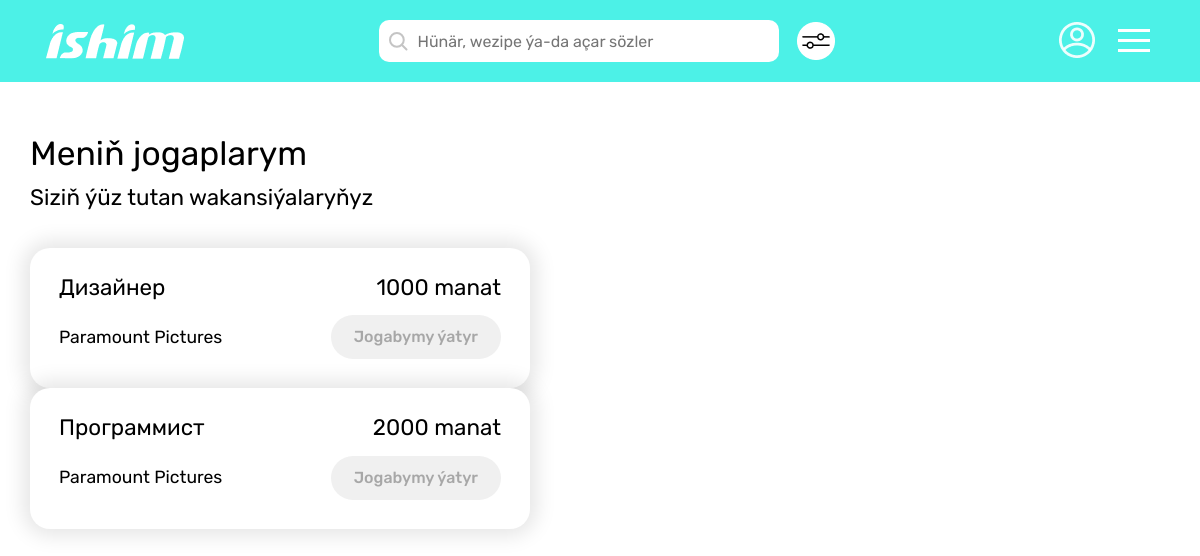
Screenshot of /tm/employee/my-responses (signed in) with the database file from the repository.
### employee/models.py (models this page shows)
class Response(models.Model):
    vacancy = models.ForeignKey(Vacancy, on_delete=models.CASCADE)
    employee = models.ForeignKey(Employee, on_delete=models.CASCADE)
    creation_date = models.DateTimeField(auto_now_add=True)

### vacancy/models.py (models this page shows, shortened)
class Vacancy(models.Model):
    creator = models.ForeignKey(User, on_delete=models.CASCADE)
    position = models.CharField(max_length=65)
    sphere = models.CharField(max_length=100)
    min_salary = models.IntegerField(default=0)
    max_salary = models.IntegerField()
    registration = models.CharField(max_length=100, default='не имеет значения')
    experience = models.CharField(max_length=65)
    min_age = models.IntegerField()
    max_age = models.IntegerField()
    sex = models.CharField(max_length=65, default='не имеет значения')
    education = models.CharField(max_length=65)
    responsibilities = models.TextField()
    work_terms = models.TextField()
    busyness = models.CharField(max_length=65, default='')
    work_graph = models.CharField(max_length=65)
    payment = models.TextField(default='')
    views = models.IntegerField(default=0)
    creation_date = models.DateTimeField(auto_now_add=True)
    class Meta:
        verbose_name_plural = "Vacancies"

### hirer/models.py (models this page shows, shortened)
class Hirer(models.Model):
    user = models.OneToOneField(User, on_delete=models.CASCADE, null=True, blank=True)
    company_name = models.CharField(max_length=65)
    sphere = models.CharField(max_length=100)
    phone_num = PhoneNumberField()
    city = models.CharField(max_length=65)
    creation_date = models.DateTimeField(auto_now_add=True)

### employee/tm_views.py (the view)
# urls.py: path('my-responses', tm_views.my_responses, name='my-responses-tm'),
@employee_required
@login_required
def my_responses(request):
    responses = Response.objects.filter(employee=request.user.employee)
    context = {
        'responses': responses,
    }
    return render(request, 'tm_employee/my_responses.html', context)

### employee/templates/tm_employee/my_responses.html (shortened to what this page needs)
{% extends "main/base.html" %}
{% load static %}
{% block content %}
   <div class="container__main pad-0 w-1920">
      {% include 'tm_main/header_employee.html' %}
      <div class="container__content">
         <div class="my__responses">
            <h1 class="my__responses__title">Meniň jogaplarym</h1>
            <h2 class="my__responses__subtitle">Siziň ýüz tutan wakansiýalaryňyz</h2>
            {% for response in responses %}
            <div class="my__responses__item__wrapper">
               <div class="my__responses__item">
                  <h3 class="my__responses__item__headline">{{ response.vacancy.position }}</h3>
                  <h3 class="my__responses__item__headline">{{ response.vacancy.min_salary }} manat</h3>
               </div>
               <div class="my__responses__item">
                  <div class="my__responses__item__additionally">{{ response.vacancy.creator.hirer.company_name }}</div>
                  <a href="{% url 'make-response-tm' response.vacancy.id %}" class="my__responses__item__btn">Jogabymy ýatyr</a>
               </div>
            </div>
            {% endfor %}
         </div>
      </div>
   </div>
{% endblock %}

### static/main.css (style rules this page uses)
* { padding: 0; margin: 0; border: 0; }
*, *:before, *:after { -moz-box-sizing: border-box; -webkit-box-sizing: border-box; box-sizing: border-box; }
html, body { height: 100%; width: 100%; font-size: 100%; line-height: 1; font-size: 16px; -ms-text-size-adjust: 100%; -moz-text-size-adjust: 100%; -webkit-text-size-adjust: 100%; color: #000; font-family: 'Rubik', sans-serif; }
a, a:visited { text-decoration: none; }
h1, h2, h3, h4, h5, h6 { font-size: inherit; font-weight: 400; margin: 0; }
.w-1920 { width: 100%; max-width: 1920px; }
.pad-0 { padding: 0; }
.container__content { width: 100%; max-width: 1440px; padding: 0 30px; margin: 0 auto; position: relative; }
.container__main { width: 100%; margin: 0 auto; position: relative; }
.my__responses { max-width: 500px; padding-top: 55px; padding-bottom: 120px; }
.my__responses__title { font-size: 2.1rem; margin-bottom: 16px; }
.my__responses__subtitle { font-size: 1.4rem; margin-bottom: 39px; }
.my__responses__item__wrapper { display: flex; justify-content: space-between; align-items: center; flex-wrap: wrap; padding: 29px; background: #FFFFFF; box-shadow: 0px 0px 20px 7px rgba(0, 0, 0, 0.1); border-radius: 20px; transition: 0.4s linear; }
.my__responses__item { width: 100%; display: flex; justify-content: space-between; align-items: center; margin-bottom: 16px; }
.my__responses__item:last-child { margin-bottom: 0; }
.my__responses__item__headline { font-size: 1.4rem; }
.my__responses__item__additionally { font-size: 1.1rem; }
.my__responses__item__btn { font-weight: 500; color: rgba(0, 0, 0, 0.3); padding: 14px 23px; background: #F0F0F0; border-radius: 30px; }

### rows the page displays
Response: vacancy.position "Дизайнер", vacancy.min_salary "1000", vacancy.creator.hirer.company_name "Paramount Pictures"
Response: vacancy.position "Программист", vacancy.min_salary "2000", vacancy.creator.hirer.company_name "Paramount Pictures"
